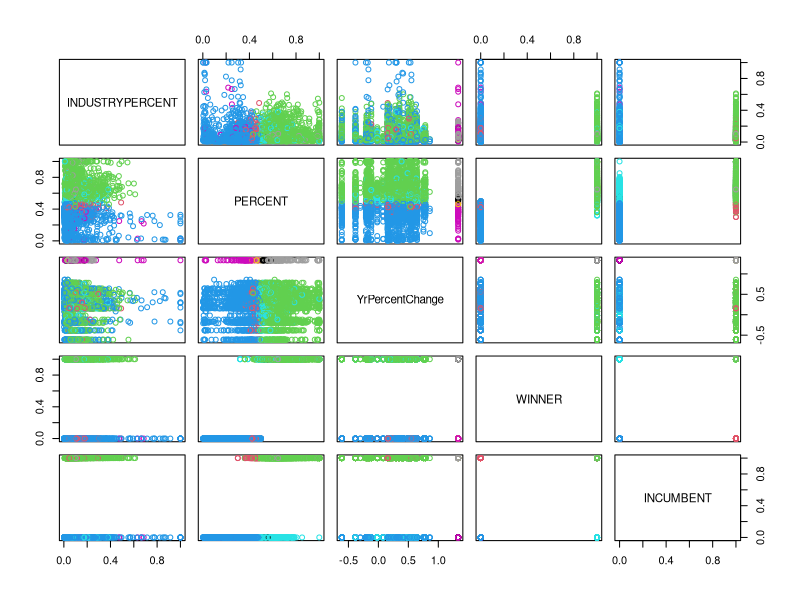
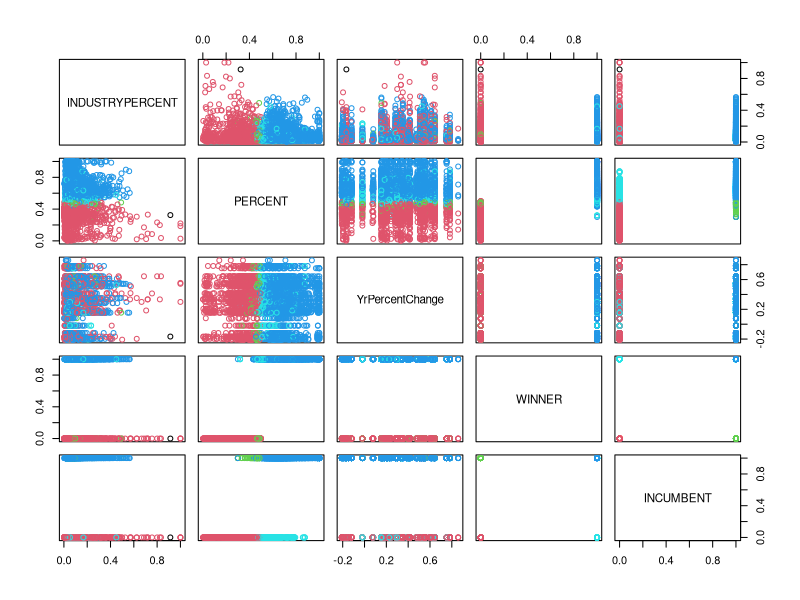

Here is the R script that generated these plots, in order:
## for dbscan, we focused on percentages and looked at stock data as well

library(dbscan)
setwd("~/Documents/Analytics 501 Fall 2015/50-percent-Chance-of-Awesome/part2_exploratory_analysis/")
dataset = read.csv("PoldataSPIndustriesStockData.csv")
dataset = dataset[, mapply(is.numeric, dataset)]
dataset = dataset[complete.cases(dataset),]
# Putting the whole dataset was too much and caused r to abort
dataset = dataset[sample(nrow(dataset), 5000), c("INDUSTRYPERCENT", "PERCENT", "YrPercentChange", "WINNER", "INCUMBENT")]

db = dbscan(dataset, eps=.4, minPts=5)
db
png("Clustering/db scan cluster no outliers.png")
plot(dataset, col=db$cluster+1L)
dev.off()

dataset = read.csv("PoldataSPIndustriesStockData no outliers.csv")
dataset = dataset[, mapply(is.numeric, dataset)]
dataset = dataset[complete.cases(dataset),]
dataset = dataset[sample(nrow(dataset), 5000), c("INDUSTRYPERCENT", "PERCENT", "YrPercentChange", "WINNER", "INCUMBENT")]

db = dbscan(dataset, eps=.4, minPts=5)
db
summary(db)
png("Clustering/db scan cluster with outliers.png")
plot(dataset, col=db$cluster+1L)
dev.off()
